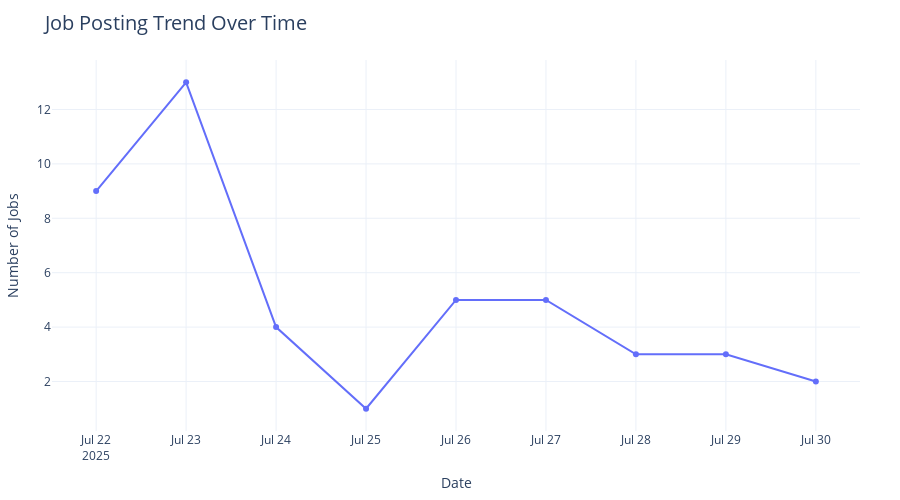

Source (notebook cell):
### Code cell
# Remove NaT and group by date
daily_trend = df.dropna(subset=['Posting_Date']).copy()
daily_trend['Posting_Date'] = daily_trend['Posting_Date'].dt.date  # extract just the date
job_counts = daily_trend.groupby('Posting_Date').size().reset_index(name='Job_Postings')

# Create line plot
fig = px.line(
    job_counts,
    x='Posting_Date',
    y='Job_Postings',
    title='Job Posting Trend Over Time',
    markers=True,
    labels={'Posting_Date': 'Date', 'Job_Postings': 'Number of Jobs'},
    template='plotly_white'
)

fig.update_layout(
    title_font=dict(size=20),
    margin=dict(t=60, b=50, l=40, r=40),
    height=500
)

fig.show()

### Figure 1 — Plotly figure (JSON) as saved in the notebook; plotly's stock layout.template omitted (floating-point values rounded to 4 significant figures)
{"data": [{"hovertemplate": "Date=%{x}<br>Number of Jobs=%{y}<extra></extra>", "legendgroup": "", "line": {"color": "#636efa", "dash": "solid"}, "marker": {"symbol": "circle"}, "mode": "lines+markers", "name": "", "orientation": "v", "showlegend": false, "type": "scatter", "x": ["2025-07-22", "2025-07-23", "2025-07-24", "2025-07-25", "2025-07-26", "2025-07-27", "2025-07-28", "2025-07-29", "2025-07-30"], "xaxis": "x", "y": [9, 13, 4, 1, 5, 5, 3, 3, 2], "yaxis": "y"}], "layout": {"height": 500, "legend": {"tracegroupgap": 0}, "margin": {"b": 50, "l": 40, "r": 40, "t": 60}, "title": {"font": {"size": 20}, "text": "Job Posting Trend Over Time"}, "xaxis": {"anchor": "y", "domain": [0, 1], "title": {"text": "Date"}}, "yaxis": {"anchor": "x", "domain": [0, 1], "title": {"text": "Number of Jobs"}}}}
